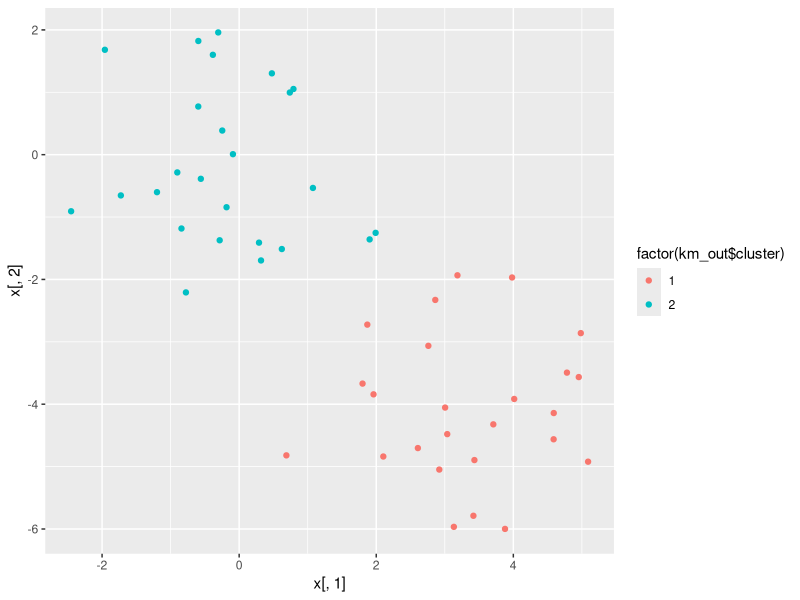
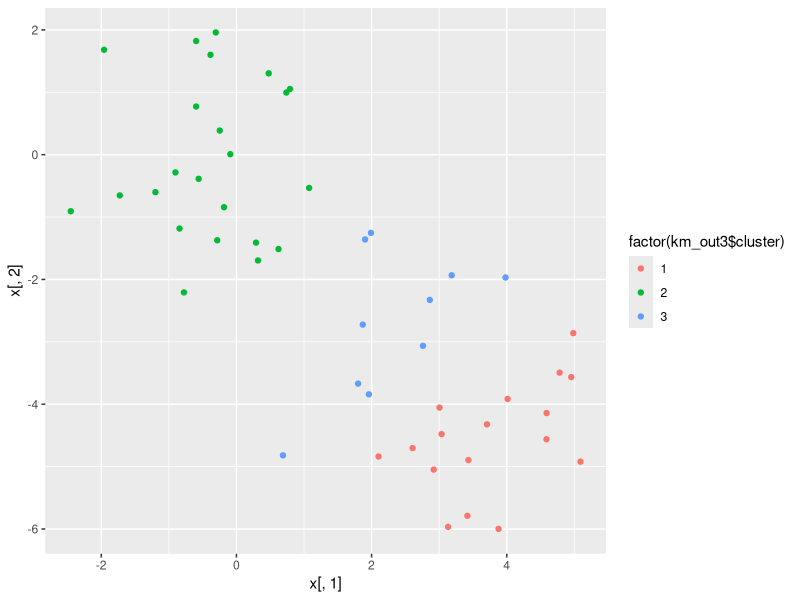
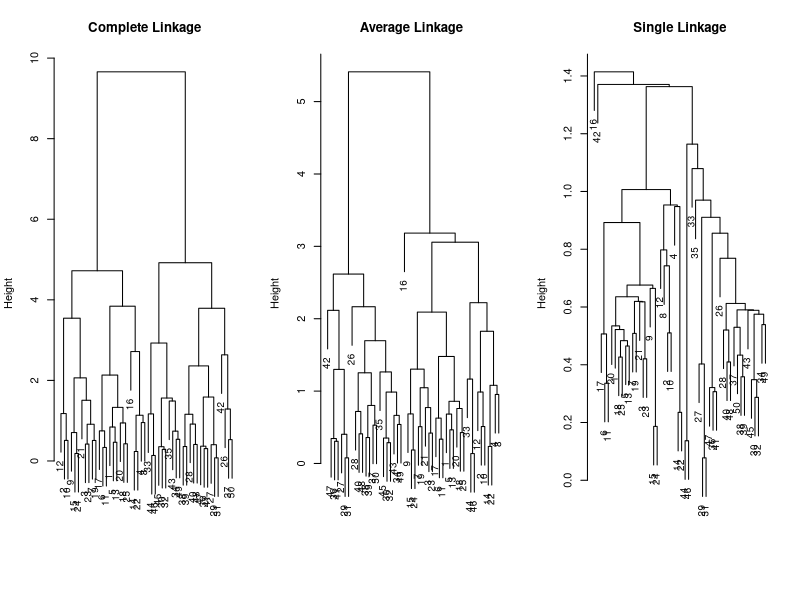
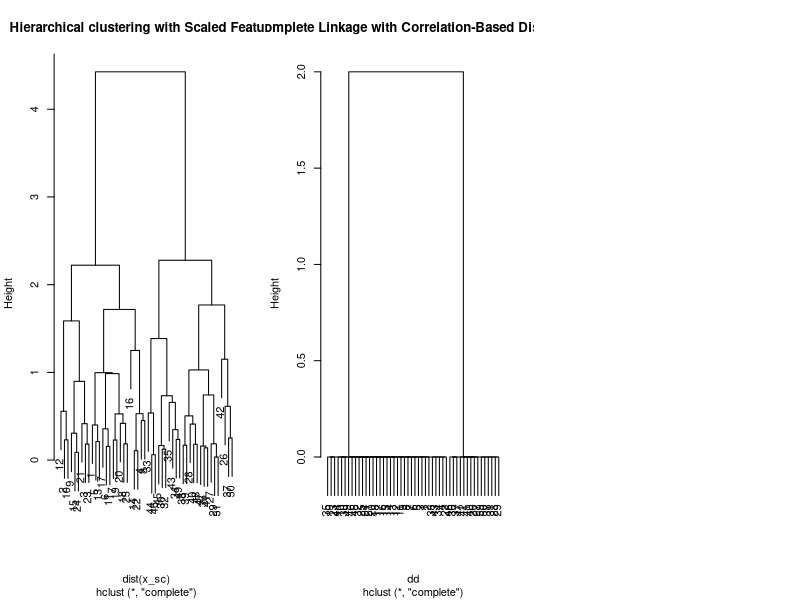

Here is the R script that generated these plots, in order:
## ---- chunk 1
library(tidyverse)
## ---- chunk 2
set.seed(2)
x <- matrix(rnorm(50*2), ncol = 2)

x[1:25, 1] <- x[1:25, 1] + 3
x[1:25, 2] <- x[1:25, 2] - 4
## ---- chunk 3
km_out <- kmeans(x, 2, nstart = 20)
## ---- chunk 4
km_out$cluster
## ---- chunk 5
qplot(x[, 1], x[, 2], color = factor(km_out$cluster), geom = "point")
## ---- chunk 6
set.seed(4)
km_out3 <- kmeans(x, 3, nstart = 20)
qplot(x[, 1], x[, 2], color = factor(km_out3$cluster), geom = "point")
## ---- chunk 7
set.seed(4)

km_out_ns1 <- kmeans(x, 3, nstart = 1)
km_out_ns1[["tot.withinss"]]
## ---- chunk 8
set.seed(4)
km_out_ns20 <- kmeans(x, 3, nstart = 20)
km_out_ns20[["tot.withinss"]]
## ---- chunk 9
hc_complete <- hclust(dist(x), method = "complete")
## ---- chunk 10
hc_average <- hclust(dist(x), method = "average")
hc_single <- hclust(dist(x), method = "single")
## ---- chunk 11
par(mfrow = c(1, 3))

plot(hc_complete ,main="Complete Linkage ", xlab="", sub ="", cex =.9)
plot(hc_average , main="Average Linkage ", xlab="", sub ="", cex =.9)
plot(hc_single , main=" Single Linkage ", xlab="", sub ="", cex =.9)
## ---- chunk 12
cutree(hc_complete, 2)
## ---- chunk 13
cutree(hc_average, 2)
## ---- chunk 14
cutree(hc_single, 2)
## ---- chunk 15
cutree(hc_single, 4)
## ---- chunk 16
x_sc <- scale(x)
plot(hclust(dist(x_sc), method = "complete"),
     main = "Hierarchical clustering with Scaled Features")
## ---- chunk 17
x3 <- matrix(rnorm(30*3), ncol = 3)

# This is how correlation distance is calculed
dd <- as.dist(1 - cor(t(x)))

plot(hclust(dd, method = "complete"), main = "Complete Linkage with Correlation-Based Distance")
